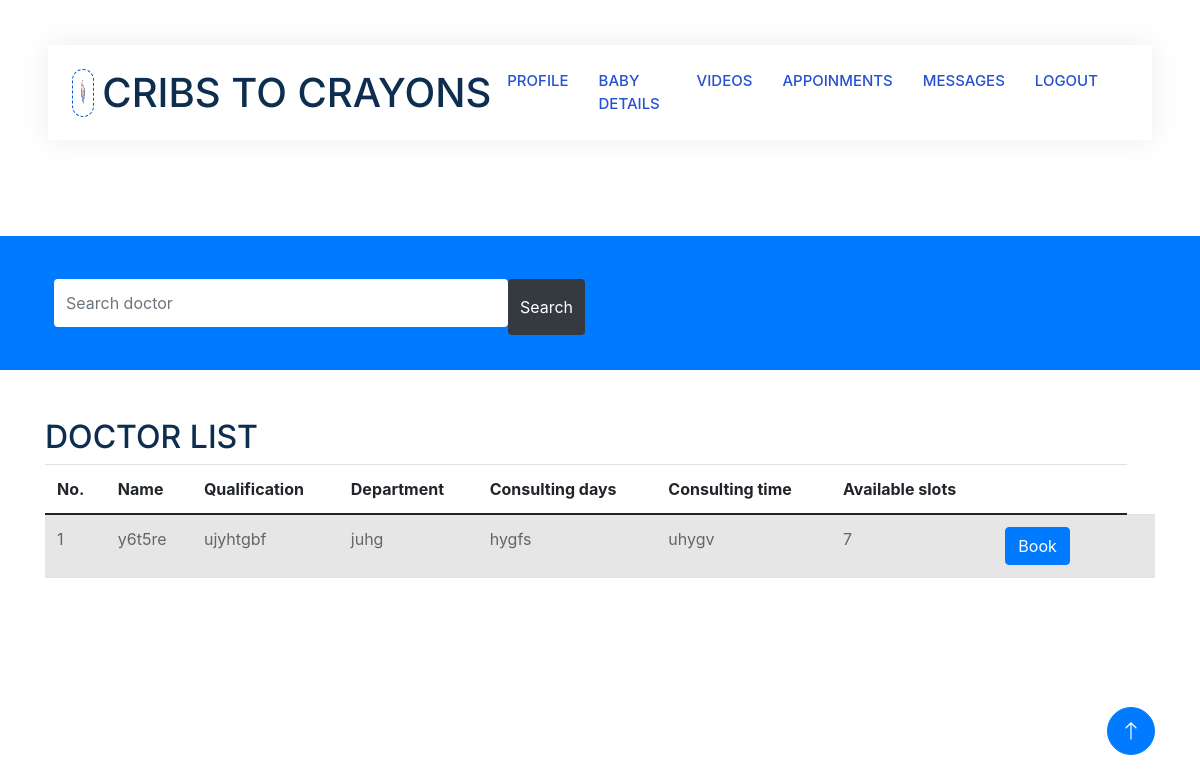
/doctorlist (signed in), run on the app's committed database.
### app1/models.py (models this page shows)
class Doctor(models.Model):
    hospital_id=models.ForeignKey(Hospital,on_delete=models.CASCADE)
    Doctor_name=models.CharField(max_length=20)
    qualification=models.CharField(max_length=50)
    department=models.CharField(max_length=20)
    consulting_days=models.CharField(max_length=30)
    consulting_time=models.CharField(max_length=20)
    slots=models.IntegerField()
    main_slot=models.IntegerField()
    availability_status=models.CharField(max_length=10,default="AVAILABLE")

### app1/views.py (the view)
# urls.py: path('doctorlist',views.doctor_list,name="doctorlist"),
def doctor_list(request):
    log_id=LoginUser.objects.get(id=request.user.id)
    parent=Parent.objects.get(login_id=log_id)
    hospital= parent.hospital_id
    doctor=Doctor.objects.filter(hospital_id=hospital)
    print(doctor)
    context={
        'doctor':doctor
    }
    return render(request,'Parent/doctorslist.html',context)

### template/Parent/doctorslist.html (shortened to what this page needs)
<!DOCTYPE html>
<html lang="en">
{% load static %}
<head>
    <link href="https://cdnjs.cloudflare.com/ajax/libs/font-awesome/5.10.0/css/all.min.css" rel="stylesheet">
    <link href="https://cdn.jsdelivr.net/npm/bootstrap-icons@1.4.1/font/bootstrap-icons.css" rel="stylesheet">
    <link href="{% static 'js/animate.min.css' %}" rel="stylesheet">
    <link href="{% static 'js/owl.carousel.min.css' %}" rel="stylesheet">
    <link href="{% static 'css/bootstrap.min.css' %}" rel="stylesheet">
    <link rel="stylesheet" href="https://stackpath.bootstrapcdn.com/bootstrap/4.5.2/css/bootstrap.min.css">
    <link href="{% static 'css/style.css' %}" rel="stylesheet">
</head>
<body>
    <div class="container-xxl bg-white p-0">
        <div class="container-fluid nav-bar bg-transparent">
            <nav class="navbar navbar-expand-lg bg-white navbar-light py-0 px-4">
                <a href="" class="navbar-brand d-flex align-items-center text-center">
                    <div class="icon p-2 me-2">
                        <img class="img-fluid" src="{% static 'img/logo.gif' %}" alt="Icon"
                            style="width: 30px; height: 30px;">
                    </div>
                    <h1 class="m-0 ">CRIBS TO CRAYONS</h1>
                </a>
                <div class="collapse navbar-collapse" id="navbarCollapse">
                    <div class="navbar-nav ms-auto">
                        <a href="{% url 'parentprofile'%}" class="nav-item nav-link">PROFILE</a>
                        <a href="{% url 'babydetails' %}" class="nav-item nav-link">BABY DETAILS</a>
                        <a href="{% url 'pviewvideos' %}" class="nav-item nav-link">VIDEOS</a>
                        <a href="{% url 'myappoinments' %}" class="nav-item nav-link">APPOINMENTS</a>
                        <a href="#" class="nav-item nav-link">MESSAGES</a>
                    <a href="{% url 'login'%}" class="nav-item nav-link" >LOGOUT</a>
                </div>
            </div>
            </nav>
        </div>
        <br>
        <br>
        <br>
        <br>
 <div class="container-fluid bg-primary mb-5 wow fadeIn" data-wow-delay="0.1s" style="padding: 35px;">
    <div class="container">
        <div class="row g-2">
            <form method="get" action="{% url 'parentsearchdoctor'%}">
            <div class=" col-md-6 d-flex ">
                <input type="text" class="form-control border-0 py-4" placeholder="Search doctor" name="search">
                <div>
                <button class="btn btn-dark border-0 w-100 py-3">Search</button>
            </div>
        </div>
        </form>
    </div>
    </div>
</div>
        <div class="container">
            <h2>DOCTOR LIST</h2>
            <table class="table table-striped">
                <thead>
                    <tr>
                        <th>No.</th>
                        <th>Name</th>
                        <th>Qualification</th>
                        <th>Department</th>
                        <th>Consulting days</th>
                        <th>Consulting time</th>
                        <th>Available slots</th>
                        <th></th>
                        <th></th>
                    </tr>
                </thead>
                <tbody>
                    {% for i in doctor %}
                    <tr>
                        <td>{{ forloop.counter }}</td>
                        <td>{{ i.Doctor_name }}</td>
                        <td>{{ i.qualification }}</td>
                        <td>{{ i.department }}</td>
                        <td>{{ i.consulting_days }}</td>
                        <td>{{ i.consulting_time }}</td>
                        <td>{{ i.slots }}</td>
                        {% if i.slots != 0 %}
                        <td>
                            <a href="{% url 'doctorbooking' id=i.id %}" class="btn btn-primary">Book</a>
                        </td>
                        {% else %}
                        <td></td>
                        {% endif %}
                        <td></td>
                        <td></td>
                    </tr>
                    {% endfor %}
                </tbody>
            </table>
        </div>
        <a href="#" class="btn btn-lg btn-primary btn-lg-square back-to-top"><i class="bi bi-arrow-up"></i></a>
    </div>
</body>
</html>

### static/css/style.css (style rules this page uses)
:root { --primary: #0957c5; --secondary: #2264ff; --light: #EFFDF5; --dark: #2551d3; }
.back-to-top { position: fixed; display: none; right: 45px; bottom: 45px; z-index: 99; }
.btn { transition: .5s; }
.btn.btn-primary, .btn.btn-secondary { color: #FFFFFF; }
.btn-lg-square { width: 48px; height: 48px; }
.btn-square, .btn-sm-square, .btn-lg-square { padding: 0; display: flex; align-items: center; justify-content: center; font-weight: normal; border-radius: 50px; }
.nav-bar { position: relative; margin-top: 45px; padding: 0 3rem; transition: .5s; z-index: 9999; }
.navbar { box-shadow: 0 0 30px rgba(0, 0, 0, .08); }
.navbar-light .navbar-nav .nav-link { margin-right: 30px; padding: 25px 0; color: #5288e0; font-size: 15px; text-transform: uppercase; outline: none; }
.navbar-light .navbar-brand { height: 75px; }
.navbar-light .navbar-nav .nav-link { color: var(--dark); font-weight: 500; }
.icon { padding: 15px; display: inline-flex; align-items: center; justify-content: center; background: #FFFFFF !important; border-radius: 50px; border: 1px dashed var(--primary) !important; }

### data on the page
Doctor: Doctor_name "y6t5re", qualification "ujyhtgbf", department "juhg", consulting_days "hygfs", consulting_time "uhygv", slots "7", shows "Book"
